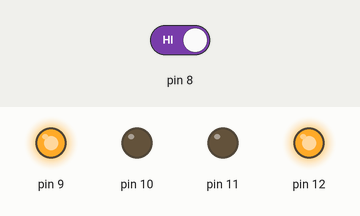
Simulated run of this sketch. Board: Arduino Uno, built with avr-gcc and run on an emulated ATmega328P. On the bench: output pins drawn as LEDs (lit = HIGH). The test bench sets the inputs (shaded band); at power-on: pin 8 HIGH.

Above: at 18.0 s.
18.1 s: pin 8 driven LOW
At 21.3 s:
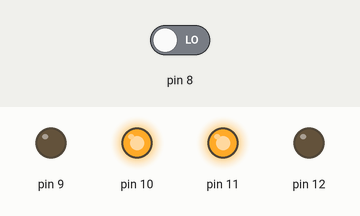
28.2 s: pin 8 driven HIGH
At 38.26 s:
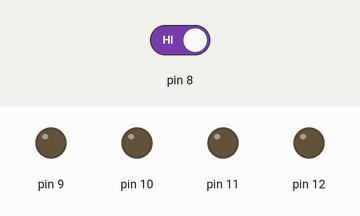
Timing chart, 0 to 39.8 s (numbered marks = the images above; inputs shaded):
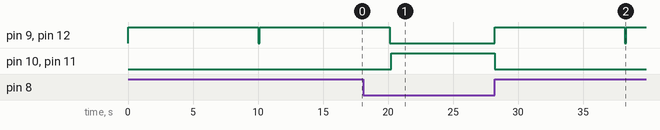

The sketch:

semaforo_pir.ino
```cpp
// C++ code
//
void setup()
{
  pinMode(12, OUTPUT);
  pinMode(11, OUTPUT);
  pinMode(10, OUTPUT);
  pinMode(9, OUTPUT);
  pinMode(8, INPUT);
}

void loop()
{

  if(digitalRead(8) == LOW){
    digitalWrite(11, HIGH);
    digitalWrite(10, HIGH);
  } else{
    digitalWrite(11, LOW);
    digitalWrite(10, LOW);
    digitalWrite(12, HIGH);
    digitalWrite(9, HIGH);
    delay(10000);
    digitalWrite(12, LOW);
    digitalWrite(9, LOW);
    delay(125);
  }
}
```

Measured:
- after the input at 18.1 s, pin 9, pin 12: goes on until 20.1 s, then stays LOW; pin 10, pin 11: LOW → HIGH after 2.2 s
- after the input at 28.2 s, pin 9, pin 12: LOW → HIGH at once, → LOW 10.0 s later, → HIGH 0.13 s later; pin 10, pin 11: HIGH → LOW at once
